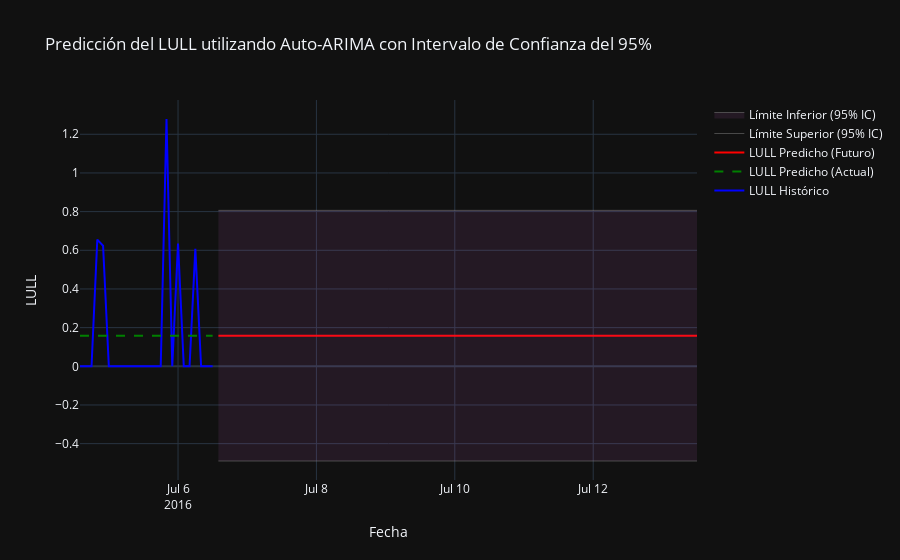

Write notebook code for a chart like this one.
### Code cell
import numpy as np
import pandas as pd
import plotly.graph_objects as go
from pmdarima import auto_arima  # Importamos auto_arima
from statsmodels.tsa.stattools import adfuller
from sklearn.metrics import mean_squared_error
from math import sqrt
import warnings
warnings.filterwarnings("ignore")
from datetime import datetime, timedelta

# Cargar datos
data = pd.read_csv("https://huggingface.co/datasets/pkr7098/time-series-forecasting-datasets/resolve/main/ETTh2.csv")
data['date'] = pd.to_datetime(data['date'])
data = data.head(168)
data.set_index('date', inplace=True)
data_2h = data.resample('2H').mean()
hull_data = data_2h[['LULL']].dropna()  # Usamos LULL como en el código anterior

# Split the data into training and test sets (80% train, 20% test)
total_rows = len(hull_data)
train_size = int(total_rows * 0.8)
test_size = total_rows - train_size
train = hull_data['LULL'][:train_size]
test = hull_data['LULL'][train_size:]

# Stationarity Testing (Dickey-Fuller)
def dickey_fuller_test(series, column_name):
    print(f'Resultados de la prueba de Dickey-Fuller para columna: {column_name}')
    dftest = adfuller(series, autolag='AIC')
    dfoutput = pd.Series(dftest[0:4], index=['Test Statistic', 'p-value', 'No Lags Used', 'Número de observaciones utilizadas'])
    for key, value in dftest[4].items():
        dfoutput[f'Critical Value ({key})'] = value
    print(dfoutput)
    if dftest[1] <= 0.05:
        print("Conclusión: Los datos son estacionarios")
    else:
        print("Conclusión: Los datos no son estacionarios")
    return dftest[1]

# Get p-value from test
p_value = dickey_fuller_test(train, "LULL")

# Use the last two days (24 points at 2-hour intervals) for modeling
last_two_days = train[-24:]

# Fit auto_arima model - Optimiza automáticamente p, d, q
model = auto_arima(last_two_days, 
                   seasonal=False,  # No asumimos estacionalidad
                   start_p=0, start_q=0, max_p=5, max_q=5,  # Límites para p y q
                   d=None,  # Deja que auto_arima determine d, pero sabemos que es estacionaria
                   trace=True,  # Muestra el proceso de selección
                   error_action='ignore', 
                   suppress_warnings=True)
model_fit = model.fit(last_two_days)

# Forecast for one week (7 days = 7 * 12 = 84 data points at 2-hour intervals)
forecast_steps = 84
forecast = model.predict(n_periods=forecast_steps)

# Confidence intervals from the fitted model
forecast_obj = model_fit.predict(n_periods=forecast_steps, return_conf_int=True)
forecast, conf_int = forecast_obj[0], forecast_obj[1]
ci_lower = conf_int[:, 0]  # Límite inferior
ci_upper = conf_int[:, 1]  # Límite superior

# Create a date range for the forecast
last_date = last_two_days.index[-1]
forecast_dates = pd.date_range(start=last_date + timedelta(hours=2), periods=forecast_steps, freq='2H')

# Create a DataFrame for the forecast with confidence intervals
forecast_ci_df = pd.DataFrame({
    'LULL_Predicho': forecast,
    'CI_Lower': ci_lower,
    'CI_Upper': ci_upper
}, index=forecast_dates)

# Combine historical and forecast data
historical_pred_df = pd.DataFrame({
    'LULL_Historico': last_two_days,
    'LULL_Predicho': model.predict_in_sample()  # Predicciones en la muestra
})

combined_df = pd.concat([historical_pred_df, forecast_ci_df], axis=0)

# Visualize the results
fig = go.Figure()

# Add historical values
fig.add_trace(go.Scatter(
    x=combined_df.index,
    y=combined_df['LULL_Historico'],
    mode='lines',
    name='LULL Histórico',
    line=dict(color='blue')
))

# Add predicted values for historical data
fig.add_trace(go.Scatter(
    x=combined_df.index[:len(last_two_days)],
    y=combined_df['LULL_Predicho'][:len(last_two_days)],
    mode='lines',
    name='LULL Predicho (Actual)',
    line=dict(color='green', dash='dash')
))

# Add future forecast
fig.add_trace(go.Scatter(
    x=forecast_ci_df.index,
    y=forecast_ci_df['LULL_Predicho'],
    mode='lines',
    name='LULL Predicho (Futuro)',
    line=dict(color='red')
))

# Add 95% confidence interval
fig.add_trace(go.Scatter(
    x=forecast_ci_df.index,
    y=forecast_ci_df['CI_Upper'],
    mode='lines',
    name='Límite Superior (95% IC)',
    line=dict(color='gray', width=0.5)
))

fig.add_trace(go.Scatter(
    x=forecast_ci_df.index,
    y=forecast_ci_df['CI_Lower'],
    mode='lines',
    name='Límite Inferior (95% IC)',
    line=dict(color='gray', width=0.5),
    fill='tonexty',
    fillcolor='rgba(200, 100, 200, 0.1)'
))

# Customize the plot
fig.update_layout(
    title='Predicción del LULL utilizando Auto-ARIMA con Intervalo de Confianza del 95%',
    xaxis_title='Fecha',
    yaxis_title='LULL',
    hovermode='x unified',
    template="plotly_dark",
    showlegend=True
)

# Show the plot
fig.show()

# Calculate error metrics on the test set
pred_test = model.predict(n_periods=len(test))
rmse = sqrt(mean_squared_error(test, pred_test))
mae = np.mean(np.abs(test - pred_test))
print(f"RMSE on test set: {rmse}")
print(f"MAE on test set: {mae}")

# Naive forecast: Use the last value of the training set for all test predictions
naive_forecast = np.full_like(test, test.iloc[0])

# Calculate error metrics for the naive forecast
rmse_naive = sqrt(mean_squared_error(test, naive_forecast))
mae_naive = np.mean(np.abs(test - naive_forecast))

print(f"Naive Forecast RMSE: {rmse_naive}")
print(f"Naive Forecast MAE: {mae_naive}")

# Print maximum and minimum of the series
print(f"Máximo: {hull_data['LULL'].max()}")
print(f"Mínimo: {hull_data['LULL'].min()}")

# Mostrar el orden seleccionado por auto_arima
print(f"Orden ARIMA seleccionado: {model.order}")

### Figure 1 — Plotly figure (JSON) as saved in the notebook; plotly's stock layout.template omitted (floating-point values rounded to 4 significant figures)
{"data": [{"line": {"color": "blue"}, "mode": "lines", "name": "LULL Histórico", "type": "scatter", "x": ["2016-07-04T14:00:00", "2016-07-04T16:00:00", "2016-07-04T18:00:00", "2016-07-04T20:00:00", "2016-07-04T22:00:00", "2016-07-05T00:00:00", "2016-07-05T02:00:00", "2016-07-05T04:00:00", "2016-07-05T06:00:00", "2016-07-05T08:00:00", "2016-07-05T10:00:00", "2016-07-05T12:00:00", "2016-07-05T14:00:00", "2016-07-05T16:00:00", "2016-07-05T18:00:00", "2016-07-05T20:00:00", "2016-07-05T22:00:00", "2016-07-06T00:00:00", "2016-07-06T02:00:00", "2016-07-06T04:00:00", "2016-07-06T06:00:00", "2016-07-06T08:00:00", "2016-07-06T10:00:00", "2016-07-06T12:00:00", "2016-07-06T14:00:00", "2016-07-06T16:00:00", "2016-07-06T18:00:00", "2016-07-06T20:00:00", "2016-07-06T22:00:00", "2016-07-07T00:00:00", "2016-07-07T02:00:00", "2016-07-07T04:00:00", "2016-07-07T06:00:00", "2016-07-07T08:00:00", "2016-07-07T10:00:00", "2016-07-07T12:00:00", "2016-07-07T14:00:00", "2016-07-07T16:00:00", "2016-07-07T18:00:00", "2016-07-07T20:00:00", "2016-07-07T22:00:00", "2016-07-08T00:00:00", "2016-07-08T02:00:00", "2016-07-08T04:00:00", "2016-07-08T06:00:00", "2016-07-08T08:00:00", "2016-07-08T10:00:00", "2016-07-08T12:00:00", "2016-07-08T14:00:00", "2016-07-08T16:00:00", "2016-07-08T18:00:00", "2016-07-08T20:00:00", "2016-07-08T22:00:00", "2016-07-09T00:00:00", "2016-07-09T02:00:00", "2016-07-09T04:00:00", "2016-07-09T06:00:00", "2016-07-09T08:00:00", "2016-07-09T10:00:00", "2016-07-09T12:00:00", "2016-07-09T14:00:00", "2016-07-09T16:00:00", "2016-07-09T18:00:00", "2016-07-09T20:00:00", "2016-07-09T22:00:00", "2016-07-10T00:00:00", "2016-07-10T02:00:00", "2016-07-10T04:00:00", "2016-07-10T06:00:00", "2016-07-10T08:00:00", "2016-07-10T10:00:00", "2016-07-10T12:00:00", "2016-07-10T14:00:00", "2016-07-10T16:00:00", "2016-07-10T18:00:00", "2016-07-10T20:00:00", "2016-07-10T22:00:00", "2016-07-11T00:00:00", "2016-07-11T02:00:00", "2016-07-11T04:00:00", "2016-07-11T06:00:00", "2016-07-11T08:00:00", "2016-07-11T10:00:00", "2016-07-11T12:00:00", "2016-07-11T14:00:00", "2016-07-11T16:00:00", "2016-07-11T18:00:00", "2016-07-11T20:00:00", "2016-07-11T22:00:00", "2016-07-12T00:00:00", "2016-07-12T02:00:00", "2016-07-12T04:00:00", "2016-07-12T06:00:00", "2016-07-12T08:00:00", "2016-07-12T10:00:00", "2016-07-12T12:00:00", "2016-07-12T14:00:00", "2016-07-12T16:00:00", "2016-07-12T18:00:00", "2016-07-12T20:00:00", "2016-07-12T22:00:00", "2016-07-13T00:00:00", "2016-07-13T02:00:00", "2016-07-13T04:00:00", "2016-07-13T06:00:00", "2016-07-13T08:00:00", "2016-07-13T10:00:00", "2016-07-13T12:00:00"], "y": [0.0, 0.0, 0.0, 0.6555, 0.6235, 0.0, 0.0, 0.0, 0.0, 0.0, 0.0, 0.0, 0.0, 0.0, 0.0, 1.279, 0.0, 0.6345, 0.0, 0.0, 0.6075, 0.0, 0.0, 0.0, NaN, NaN, NaN, NaN, NaN, NaN, NaN, NaN, NaN, NaN, NaN, NaN, NaN, NaN, NaN, NaN, NaN, NaN, NaN, NaN, NaN, NaN, NaN, NaN, NaN, NaN, NaN, NaN, NaN, NaN, NaN, NaN, NaN, NaN, NaN, NaN, NaN, NaN, NaN, NaN, NaN, NaN, NaN, NaN, NaN, NaN, NaN, NaN, NaN, NaN, NaN, NaN, NaN, NaN, NaN, NaN, NaN, NaN, NaN, NaN, NaN, NaN, NaN, NaN, NaN, NaN, NaN, NaN, NaN, NaN, NaN, NaN, NaN, NaN, NaN, NaN, NaN, NaN, NaN, NaN, NaN, NaN, NaN, NaN]}, {"line": {"color": "green", "dash": "dash"}, "mode": "lines", "name": "LULL Predicho (Actual)", "type": "scatter", "x": ["2016-07-04T14:00:00", "2016-07-04T16:00:00", "2016-07-04T18:00:00", "2016-07-04T20:00:00", "2016-07-04T22:00:00", "2016-07-05T00:00:00", "2016-07-05T02:00:00", "2016-07-05T04:00:00", "2016-07-05T06:00:00", "2016-07-05T08:00:00", "2016-07-05T10:00:00", "2016-07-05T12:00:00", "2016-07-05T14:00:00", "2016-07-05T16:00:00", "2016-07-05T18:00:00", "2016-07-05T20:00:00", "2016-07-05T22:00:00", "2016-07-06T00:00:00", "2016-07-06T02:00:00", "2016-07-06T04:00:00", "2016-07-06T06:00:00", "2016-07-06T08:00:00", "2016-07-06T10:00:00", "2016-07-06T12:00:00"], "y": [0.1583, 0.1583, 0.1583, 0.1583, 0.1583, 0.1583, 0.1583, 0.1583, 0.1583, 0.1583, 0.1583, 0.1583, 0.1583, 0.1583, 0.1583, 0.1583, 0.1583, 0.1583, 0.1583, 0.1583, 0.1583, 0.1583, 0.1583, 0.1583]}, {"line": {"color": "red"}, "mode": "lines", "name": "LULL Predicho (Futuro)", "type": "scatter", "x": ["2016-07-06T14:00:00", "2016-07-06T16:00:00", "2016-07-06T18:00:00", "2016-07-06T20:00:00", "2016-07-06T22:00:00", "2016-07-07T00:00:00", "2016-07-07T02:00:00", "2016-07-07T04:00:00", "2016-07-07T06:00:00", "2016-07-07T08:00:00", "2016-07-07T10:00:00", "2016-07-07T12:00:00", "2016-07-07T14:00:00", "2016-07-07T16:00:00", "2016-07-07T18:00:00", "2016-07-07T20:00:00", "2016-07-07T22:00:00", "2016-07-08T00:00:00", "2016-07-08T02:00:00", "2016-07-08T04:00:00", "2016-07-08T06:00:00", "2016-07-08T08:00:00", "2016-07-08T10:00:00", "2016-07-08T12:00:00", "2016-07-08T14:00:00", "2016-07-08T16:00:00", "2016-07-08T18:00:00", "2016-07-08T20:00:00", "2016-07-08T22:00:00", "2016-07-09T00:00:00", "2016-07-09T02:00:00", "2016-07-09T04:00:00", "2016-07-09T06:00:00", "2016-07-09T08:00:00", "2016-07-09T10:00:00", "2016-07-09T12:00:00", "2016-07-09T14:00:00", "2016-07-09T16:00:00", "2016-07-09T18:00:00", "2016-07-09T20:00:00", "2016-07-09T22:00:00", "2016-07-10T00:00:00", "2016-07-10T02:00:00", "2016-07-10T04:00:00", "2016-07-10T06:00:00", "2016-07-10T08:00:00", "2016-07-10T10:00:00", "2016-07-10T12:00:00", "2016-07-10T14:00:00", "2016-07-10T16:00:00", "2016-07-10T18:00:00", "2016-07-10T20:00:00", "2016-07-10T22:00:00", "2016-07-11T00:00:00", "2016-07-11T02:00:00", "2016-07-11T04:00:00", "2016-07-11T06:00:00", "2016-07-11T08:00:00", "2016-07-11T10:00:00", "2016-07-11T12:00:00", "2016-07-11T14:00:00", "2016-07-11T16:00:00", "2016-07-11T18:00:00", "2016-07-11T20:00:00", "2016-07-11T22:00:00", "2016-07-12T00:00:00", "2016-07-12T02:00:00", "2016-07-12T04:00:00", "2016-07-12T06:00:00", "2016-07-12T08:00:00", "2016-07-12T10:00:00", "2016-07-12T12:00:00", "2016-07-12T14:00:00", "2016-07-12T16:00:00", "2016-07-12T18:00:00", "2016-07-12T20:00:00", "2016-07-12T22:00:00", "2016-07-13T00:00:00", "2016-07-13T02:00:00", "2016-07-13T04:00:00", "2016-07-13T06:00:00", "2016-07-13T08:00:00", "2016-07-13T10:00:00", "2016-07-13T12:00:00"], "y": [0.1583, 0.1583, 0.1583, 0.1583, 0.1583, 0.1583, 0.1583, 0.1583, 0.1583, 0.1583, 0.1583, 0.1583, 0.1583, 0.1583, 0.1583, 0.1583, 0.1583, 0.1583, 0.1583, 0.1583, 0.1583, 0.1583, 0.1583, 0.1583, 0.1583, 0.1583, 0.1583, 0.1583, 0.1583, 0.1583, 0.1583, 0.1583, 0.1583, 0.1583, 0.1583, 0.1583, 0.1583, 0.1583, 0.1583, 0.1583, 0.1583, 0.1583, 0.1583, 0.1583, 0.1583, 0.1583, 0.1583, 0.1583, 0.1583, 0.1583, 0.1583, 0.1583, 0.1583, 0.1583, 0.1583, 0.1583, 0.1583, 0.1583, 0.1583, 0.1583, 0.1583, 0.1583, 0.1583, 0.1583, 0.1583, 0.1583, 0.1583, 0.1583, 0.1583, 0.1583, 0.1583, 0.1583, 0.1583, 0.1583, 0.1583, 0.1583, 0.1583, 0.1583, 0.1583, 0.1583, 0.1583, 0.1583, 0.1583, 0.1583]}, {"line": {"color": "gray", "width": 0.5}, "mode": "lines", "name": "Límite Superior (95% IC)", "type": "scatter", "x": ["2016-07-06T14:00:00", "2016-07-06T16:00:00", "2016-07-06T18:00:00", "2016-07-06T20:00:00", "2016-07-06T22:00:00", "2016-07-07T00:00:00", "2016-07-07T02:00:00", "2016-07-07T04:00:00", "2016-07-07T06:00:00", "2016-07-07T08:00:00", "2016-07-07T10:00:00", "2016-07-07T12:00:00", "2016-07-07T14:00:00", "2016-07-07T16:00:00", "2016-07-07T18:00:00", "2016-07-07T20:00:00", "2016-07-07T22:00:00", "2016-07-08T00:00:00", "2016-07-08T02:00:00", "2016-07-08T04:00:00", "2016-07-08T06:00:00", "2016-07-08T08:00:00", "2016-07-08T10:00:00", "2016-07-08T12:00:00", "2016-07-08T14:00:00", "2016-07-08T16:00:00", "2016-07-08T18:00:00", "2016-07-08T20:00:00", "2016-07-08T22:00:00", "2016-07-09T00:00:00", "2016-07-09T02:00:00", "2016-07-09T04:00:00", "2016-07-09T06:00:00", "2016-07-09T08:00:00", "2016-07-09T10:00:00", "2016-07-09T12:00:00", "2016-07-09T14:00:00", "2016-07-09T16:00:00", "2016-07-09T18:00:00", "2016-07-09T20:00:00", "2016-07-09T22:00:00", "2016-07-10T00:00:00", "2016-07-10T02:00:00", "2016-07-10T04:00:00", "2016-07-10T06:00:00", "2016-07-10T08:00:00", "2016-07-10T10:00:00", "2016-07-10T12:00:00", "2016-07-10T14:00:00", "2016-07-10T16:00:00", "2016-07-10T18:00:00", "2016-07-10T20:00:00", "2016-07-10T22:00:00", "2016-07-11T00:00:00", "2016-07-11T02:00:00", "2016-07-11T04:00:00", "2016-07-11T06:00:00", "2016-07-11T08:00:00", "2016-07-11T10:00:00", "2016-07-11T12:00:00", "2016-07-11T14:00:00", "2016-07-11T16:00:00", "2016-07-11T18:00:00", "2016-07-11T20:00:00", "2016-07-11T22:00:00", "2016-07-12T00:00:00", "2016-07-12T02:00:00", "2016-07-12T04:00:00", "2016-07-12T06:00:00", "2016-07-12T08:00:00", "2016-07-12T10:00:00", "2016-07-12T12:00:00", "2016-07-12T14:00:00", "2016-07-12T16:00:00", "2016-07-12T18:00:00", "2016-07-12T20:00:00", "2016-07-12T22:00:00", "2016-07-13T00:00:00", "2016-07-13T02:00:00", "2016-07-13T04:00:00", "2016-07-13T06:00:00", "2016-07-13T08:00:00", "2016-07-13T10:00:00", "2016-07-13T12:00:00"], "y": [0.8064, 0.8064, 0.8064, 0.8064, 0.8064, 0.8064, 0.8064, 0.8064, 0.8064, 0.8064, 0.8064, 0.8064, 0.8064, 0.8064, 0.8064, 0.8064, 0.8064, 0.8064, 0.8064, 0.8064, 0.8064, 0.8064, 0.8064, 0.8064, 0.8064, 0.8064, 0.8064, 0.8064, 0.8064, 0.8064, 0.8064, 0.8064, 0.8064, 0.8064, 0.8064, 0.8064, 0.8064, 0.8064, 0.8064, 0.8064, 0.8064, 0.8064, 0.8064, 0.8064, 0.8064, 0.8064, 0.8064, 0.8064, 0.8064, 0.8064, 0.8064, 0.8064, 0.8064, 0.8064, 0.8064, 0.8064, 0.8064, 0.8064, 0.8064, 0.8064, 0.8064, 0.8064, 0.8064, 0.8064, 0.8064, 0.8064, 0.8064, 0.8064, 0.8064, 0.8064, 0.8064, 0.8064, 0.8064, 0.8064, 0.8064, 0.8064, 0.8064, 0.8064, 0.8064, 0.8064, 0.8064, 0.8064, 0.8064, 0.8064]}, {"fill": "tonexty", "fillcolor": "rgba(200, 100, 200, 0.1)", "line": {"color": "gray", "width": 0.5}, "mode": "lines", "name": "Límite Inferior (95% IC)", "type": "scatter", "x": ["2016-07-06T14:00:00", "2016-07-06T16:00:00", "2016-07-06T18:00:00", "2016-07-06T20:00:00", "2016-07-06T22:00:00", "2016-07-07T00:00:00", "2016-07-07T02:00:00", "2016-07-07T04:00:00", "2016-07-07T06:00:00", "2016-07-07T08:00:00", "2016-07-07T10:00:00", "2016-07-07T12:00:00", "2016-07-07T14:00:00", "2016-07-07T16:00:00", "2016-07-07T18:00:00", "2016-07-07T20:00:00", "2016-07-07T22:00:00", "2016-07-08T00:00:00", "2016-07-08T02:00:00", "2016-07-08T04:00:00", "2016-07-08T06:00:00", "2016-07-08T08:00:00", "2016-07-08T10:00:00", "2016-07-08T12:00:00", "2016-07-08T14:00:00", "2016-07-08T16:00:00", "2016-07-08T18:00:00", "2016-07-08T20:00:00", "2016-07-08T22:00:00", "2016-07-09T00:00:00", "2016-07-09T02:00:00", "2016-07-09T04:00:00", "2016-07-09T06:00:00", "2016-07-09T08:00:00", "2016-07-09T10:00:00", "2016-07-09T12:00:00", "2016-07-09T14:00:00", "2016-07-09T16:00:00", "2016-07-09T18:00:00", "2016-07-09T20:00:00", "2016-07-09T22:00:00", "2016-07-10T00:00:00", "2016-07-10T02:00:00", "2016-07-10T04:00:00", "2016-07-10T06:00:00", "2016-07-10T08:00:00", "2016-07-10T10:00:00", "2016-07-10T12:00:00", "2016-07-10T14:00:00", "2016-07-10T16:00:00", "2016-07-10T18:00:00", "2016-07-10T20:00:00", "2016-07-10T22:00:00", "2016-07-11T00:00:00", "2016-07-11T02:00:00", "2016-07-11T04:00:00", "2016-07-11T06:00:00", "2016-07-11T08:00:00", "2016-07-11T10:00:00", "2016-07-11T12:00:00", "2016-07-11T14:00:00", "2016-07-11T16:00:00", "2016-07-11T18:00:00", "2016-07-11T20:00:00", "2016-07-11T22:00:00", "2016-07-12T00:00:00", "2016-07-12T02:00:00", "2016-07-12T04:00:00", "2016-07-12T06:00:00", "2016-07-12T08:00:00", "2016-07-12T10:00:00", "2016-07-12T12:00:00", "2016-07-12T14:00:00", "2016-07-12T16:00:00", "2016-07-12T18:00:00", "2016-07-12T20:00:00", "2016-07-12T22:00:00", "2016-07-13T00:00:00", "2016-07-13T02:00:00", "2016-07-13T04:00:00", "2016-07-13T06:00:00", "2016-07-13T08:00:00", "2016-07-13T10:00:00", "2016-07-13T12:00:00"], "y": [-0.4898, -0.4898, -0.4898, -0.4898, -0.4898, -0.4898, -0.4898, -0.4898, -0.4898, -0.4898, -0.4898, -0.4898, -0.4898, -0.4898, -0.4898, -0.4898, -0.4898, -0.4898, -0.4898, -0.4898, -0.4898, -0.4898, -0.4898, -0.4898, -0.4898, -0.4898, -0.4898, -0.4898, -0.4898, -0.4898, -0.4898, -0.4898, -0.4898, -0.4898, -0.4898, -0.4898, -0.4898, -0.4898, -0.4898, -0.4898, -0.4898, -0.4898, -0.4898, -0.4898, -0.4898, -0.4898, -0.4898, -0.4898, -0.4898, -0.4898, -0.4898, -0.4898, -0.4898, -0.4898, -0.4898, -0.4898, -0.4898, -0.4898, -0.4898, -0.4898, -0.4898, -0.4898, -0.4898, -0.4898, -0.4898, -0.4898, -0.4898, -0.4898, -0.4898, -0.4898, -0.4898, -0.4898, -0.4898, -0.4898, -0.4898, -0.4898, -0.4898, -0.4898, -0.4898, -0.4898, -0.4898, -0.4898, -0.4898, -0.4898]}], "layout": {"hovermode": "x unified", "showlegend": true, "title": {"text": "Predicción del LULL utilizando Auto-ARIMA con Intervalo de Confianza del 95%"}, "xaxis": {"title": {"text": "Fecha"}}, "yaxis": {"title": {"text": "LULL"}}}}
